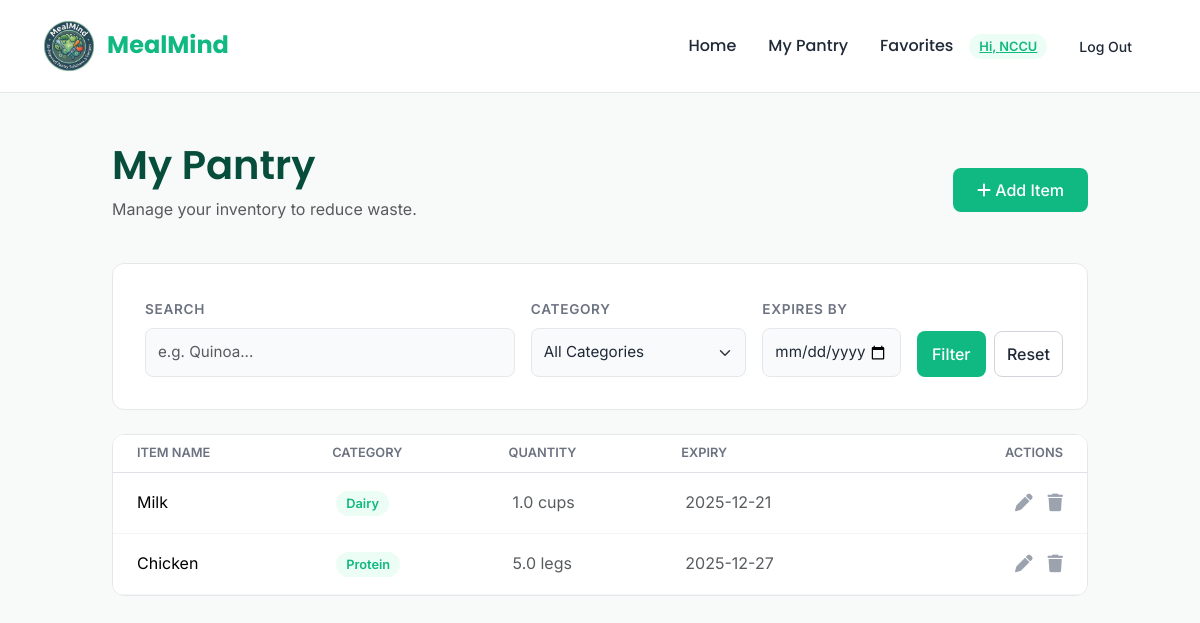
Screenshot of /pantry (signed in) with the database file from the repository.
### app/models.py (models this page shows, shortened)
class User(UserMixin, db.Model):
    __tablename__ = "users"
    id = db.Column(db.Integer, primary_key=True)
    username = db.Column(db.String(150), unique=True, nullable=False)
    email = db.Column(db.String, unique=True, nullable=False)
    password = db.Column(db.String, nullable=False)
    created_on = db.Column(db.DateTime, nullable=False)
    is_admin = db.Column(db.Boolean, nullable=False, default=False)
    is_confirmed = db.Column(db.Boolean, nullable=False, default=False)
    confirmed_on = db.Column(db.DateTime, nullable=True)
    allergies = db.Column(db.JSON, nullable=True)

class PantryItem(db.Model):
    __tablename__ = "pantry_items"
    id = db.Column(db.Integer, primary_key=True)
    name = db.Column(db.String(100), nullable=False)
    category_id = db.Column(db.Integer, db.ForeignKey('categories.id'), nullable=False)
    user_id = db.Column(db.Integer, db.ForeignKey('users.id'), nullable=True)
    quantity = db.Column(db.Float, nullable=True)
    unit = db.Column(db.String(50), nullable=True)  # e.g., "lbs", "cups", "pieces"
    expiration_date = db.Column(db.Date, nullable=True)
    category = db.relationship('PantryCategory', backref='items')
    user = db.relationship('User', backref=db.backref('pantry_items', lazy='dynamic'))

class PantryCategory(db.Model):
    __tablename__ = "categories"
    id = db.Column(db.Integer, primary_key=True)
    name = db.Column(db.String(100), nullable=False)
    parent_id = db.Column(db.Integer, db.ForeignKey('categories.id'), nullable=True)
    parent = db.relationship('PantryCategory', remote_side=[id], backref='subcategories')

### app/routes.py (the view)
@routes_bp.route("/pantry", methods=["GET"])
def pantry():
    from .models import PantryItem, PantryCategory
    if not current_user.is_authenticated:
        return render_template('pantry/pantry.html', items=[], categories=[],
                               selected_category='', q='', exp_before='', exp_after='')
    category_id = request.args.get("category", "").strip()
    q = request.args.get("q", "").strip()
    exp_before = request.args.get("exp_before", "").strip()
    query = PantryItem.query.filter(PantryItem.user_id == current_user.id)
    if category_id:
        try:
            cid = int(category_id)
            query = query.filter(PantryItem.category_id == cid)
        except ValueError:
            flash('Invalid category selected', 'warning')
    if q:
        query = query.filter(PantryItem.name.ilike(f"%{q}%"))
    if exp_before:
        try:
            d = date.fromisoformat(exp_before)
            query = query.filter(PantryItem.expiration_date <= d)
        except Exception:
            flash('Invalid "expires before" date', 'warning')
    items = query.order_by(PantryItem.expiration_date.asc()).all()
    categories = PantryCategory.query.order_by(PantryCategory.name).all()
    return render_template('pantry/pantry.html', items=items, categories=categories,
                           selected_category=category_id, q=q,
                           exp_before=exp_before)

### app/__init__.py (called while the page is built)
def create_app(config_class=DevelopmentConfig):
    app = Flask(__name__, template_folder='templates', static_folder='static')
    CORS(app)
    app.config.from_object(config_class)
    db.init_app(app)
    login_manager = LoginManager()
    login_manager.login_view = 'routes.login'
    login_manager.init_app(app)
    from .models import User
    @login_manager.user_loader
    def load_user(user_id):
        return User.query.get(int(user_id))
    mail = Mail()
    mail.init_app(app)
    import app as _app
    _app.mail = mail
    from .routes import routes_bp
    app.register_blueprint(routes_bp)
    return app

### app/templates/pantry/pantry.html (shortened to what this page needs)
{% extends "home/base.html" %}
{% block content %}
<div class="d-flex justify-content-between align-items-center mb-4">
    <div>
        <h1>My Pantry</h1>
        <p class="text-muted">Manage your inventory to reduce waste.</p>
    </div>
    <a href="{{ url_for('routes.add_item') }}" class="btn btn-primary d-none d-md-inline-block">
        <i class="fa-solid fa-plus"></i> Add Item
    </a>
</div>
<div class="control-panel mb-4">
    <form method="get" action="{{ url_for('routes.pantry') }}" class="row g-3 align-items-end">
        <div class="col-md-5">
            <label class="form-label" for="q">Search</label>
            <input id="q" name="q" class="form-control" value="{{ q if q is defined else '' }}" placeholder="e.g. Quinoa...">
        </div>
        <div class="col-md-3">
            <label class="form-label" for="category">Category</label>
            <select id="category" name="category" class="form-select">
                <option value="">All Categories</option>
            </select>
        </div>
        <div class="col-md-2">
            <label class="form-label" for="exp_before">Expires By</label>
            <input type="date" id="exp_before" name="exp_before" class="form-control" value="{{ exp_before if exp_before is defined else '' }}">
        </div>
        <div class="col-md-2 d-flex gap-2">
            <button type="submit" class="btn btn-primary w-50">Filter</button>
            <a href="{{ url_for('routes.pantry') }}" class="btn btn-outline-secondary w-50">Reset</a>
        </div>
    </form>
</div>
{% if items %}
<div class="card p-0 overflow-hidden">
    <table class="table table-hover mb-0">
        <thead style="background-color: #f8fafc;">
            <tr>
                <th class="ps-4">Item Name</th>
                <th>Category</th>
                <th>Quantity</th>
                <th>Expiry</th>
                <th class="text-end pe-4">Actions</th>
            </tr>
        </thead>
        <tbody>
            {% for item in items %}
            <tr>
                <td class="ps-4 fw-500">{{ item.name }}</td>
                <td><span class="badge-custom">{{ item.category.name }}</span></td>
                <td class="text-muted">{{ item.quantity }} {{ item.unit }}</td>
                <td class="text-muted">{{ item.expiration_date }}</td>
                <td class="text-end pe-4">
                    <a href="{{ url_for('routes.edit_item', item_id=item.id) }}" class="action-icon edit" title="Edit">
                        <i class="fa-solid fa-pen"></i>
                    </a>
                    <a href="{{ url_for('routes.delete_item', item_id=item.id) }}" class="action-icon delete" title="Delete" onclick="return confirm('Delete this item?')">
                        <i class="fa-solid fa-trash"></i>
                    </a>
                </td>
            </tr>
            {% endfor %}
        </tbody>
    </table>
</div>
{% endif %}
{% endblock %}

### app/templates/home/base.html (shortened to what this page needs)
<!DOCTYPE html>
<html lang="en">
<head>
    <link href="https://cdn.jsdelivr.net/npm/bootstrap@5.3.2/dist/css/bootstrap.min.css" rel="stylesheet">
    <link rel="stylesheet" href="https://cdnjs.cloudflare.com/ajax/libs/font-awesome/6.4.0/css/all.min.css">
    <link rel="stylesheet" href="{{ url_for('static', filename='style.css') }}">
</head>
<body>
<nav class="navbar navbar-expand-lg sticky-top">
    <div class="container-fluid">
        <a class="navbar-brand" href="{{ url_for('routes.index') }}" style="font-family:'Poppins', sans-serif; color: #10b981; font-weight:700; font-size: 1.5rem;">
            <img src="{{ url_for('static', filename='images/logo.png') }}" class="nav-icon-img" alt="Icon">
            MealMind
        </a>
        <div class="collapse navbar-collapse justify-content-end" id="navbarNav">
            <ul class="navbar-nav align-items-center">
                <li class="nav-item">
                    <a class="nav-link" href="{{ url_for('routes.index') }}">Home</a>
                </li>
                {% if current_user.is_authenticated %}
                    <li class="nav-item">
                        <a class="nav-link" href="{{ url_for('routes.pantry') }}">My Pantry</a>
                    </li>
                    <li class="nav-item">
                        <a class="nav-link" href="{{ url_for('routes.favorites') }}">Favorites</a>
                    </li>
                    <li class="nav-item ms-2">
                        <a class="badge-custom" href="{{ url_for('routes.profile') }}">Hi, {{ current_user.username }}</a>
                    </li>
                    <li class="nav-item ms-2">
                        <a class="btn btn-sm btn-outline-secondary" href="{{ url_for('routes.logout') }}" style="border:none;">Log Out</a>
                    </li>
                {% endif %}
            </ul>
        </div>
    </div>
</nav>
<main class="py-5">
     <div class="container">
    {% block content %}{% endblock %}
    </div>
</main>
</body>
</html>

### app/static/style.css (style rules this page uses)
:root { --primary-green: #10b981; --hover-green: #059669; --bg-color: #f8faf9; --text-main: #1f2937; --text-muted: #6b7280; --card-bg: #ffffff; --border-radius: 12px; }
body { font-family: 'Inter', sans-serif; background-color: var(--bg-color); color: var(--text-main); line-height: 1.6; }
h1, h2, h3, h4, h5 { font-family: 'Poppins', sans-serif; color: #064e3b; font-weight: 600; }
.navbar { background-color: var(--card-bg) !important; border-bottom: 1px solid #e5e7eb; padding: 1rem 2rem; }
.nav-link { font-family: 'Poppins', sans-serif; font-weight: 500; color: var(--text-main) !important; margin-left: 1rem; transition: color 0.2s; }
.nav-icon-img { width: 50px; height: 50px; object-fit: contain; margin-right: 8px; vertical-align: middle; }
.container { max-width: 1000px; margin: 0 auto; }
.card, .control-panel, .recipe-card { background: var(--card-bg); border: 1px solid #e5e7eb; border-radius: var(--border-radius); padding: 2rem; box-shadow: none !important; margin-bottom: 1.5rem; }
.form-label { font-size: 0.85rem; font-weight: 600; text-transform: uppercase; letter-spacing: 0.05em; color: var(--text-muted); }
.form-control, .form-select, .pro-input { background-color: #f9fafb; border: 1px solid #e5e7eb; border-radius: 8px; padding: 12px; font-size: 0.95rem; color: var(--text-main); box-shadow: none !important; }
.btn { display: inline-flex; justify-content: center; align-items: center; text-align: center; border-radius: 8px; padding: 10px 24px; font-weight: 500; border: none; box-shadow: none; transition: background-color 0.2s; }
.btn-primary, .btn-success, .btn-primary-solid { background-color: var(--primary-green); color: white; }
.btn-outline-secondary { border: 1px solid #d1d5db; color: var(--text-main); }
.table { margin-bottom: 0; }
.table th { font-size: 0.8rem; text-transform: uppercase; color: var(--text-muted); border-bottom-width: 1px; font-weight: 600; }
.table td { vertical-align: middle; padding: 1rem 0.75rem; border-bottom: 1px solid #f3f4f6; }
.badge-custom { background-color: #ecfdf5; color: var(--primary-green); padding: 5px 10px; border-radius: 20px; font-size: 0.8rem; font-weight: 600; }
.action-icon { color: #9ca3af; margin-left: 10px; text-decoration: none; font-size: 1.1rem; transition: color 0.2s; border: none; background: none; }

### rows the page displays
User: username "NCCU"
PantryItem: name "Milk", category.name "Dairy", quantity "1.0", unit "cups", expiration_date "2025-12-21"
PantryItem: name "Chicken", category.name "Protein", quantity "5.0", unit "legs", expiration_date "2025-12-27"
